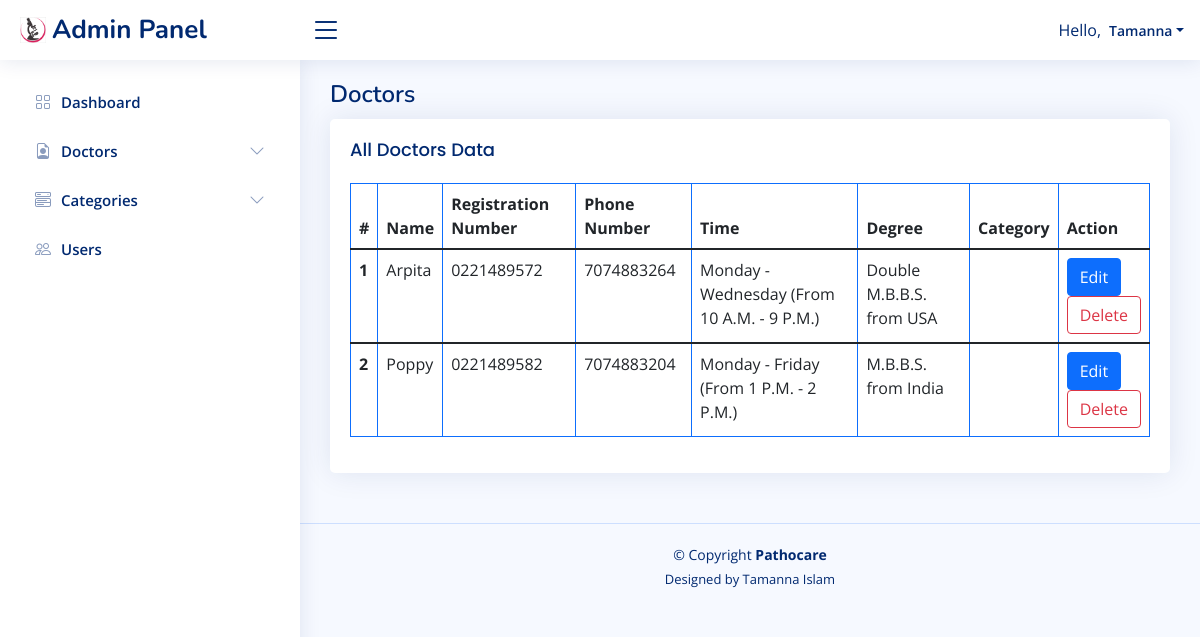
The page /admin/doctors.php on the database as committed earlier.
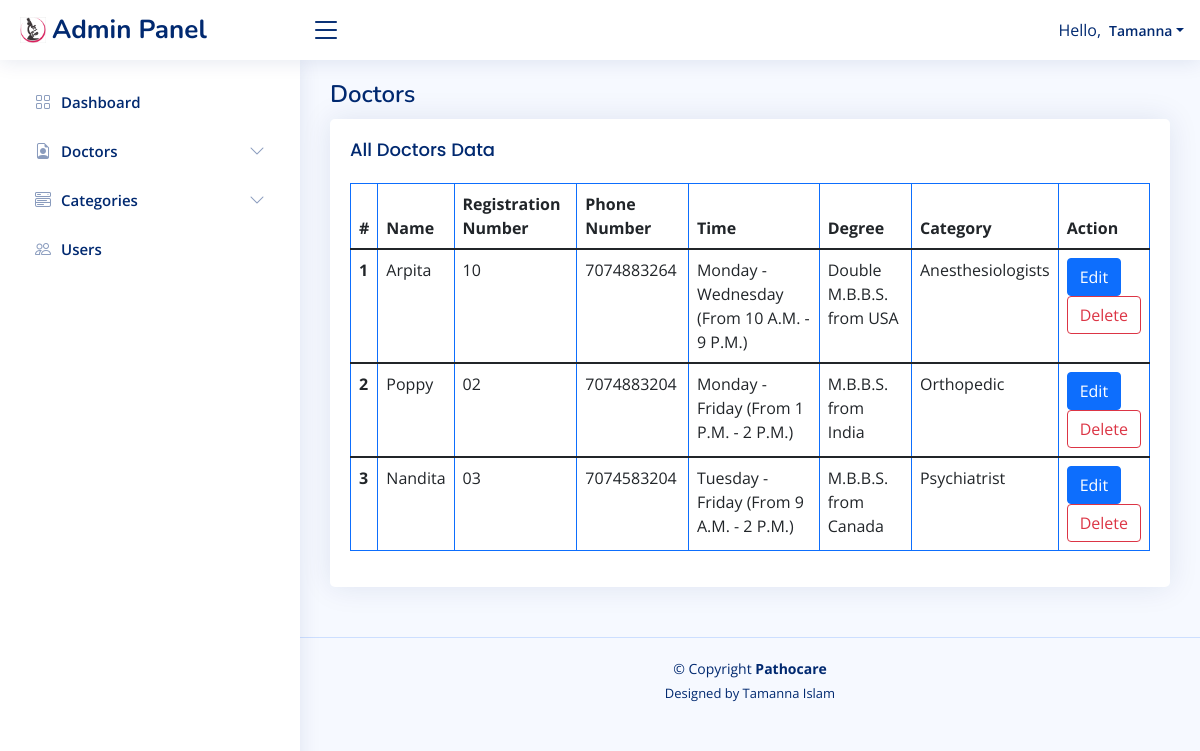
The same page on the database as committed later.
### tables this page shows
CREATE TABLE `doctors` (
  `id` int(5) NOT NULL,
  `name` varchar(250) NOT NULL,
  `registration_number` varchar(250) NOT NULL,
  `phone_number` varchar(250) NOT NULL,
  `time` varchar(250) NOT NULL,
  `degree` varchar(250) NOT NULL,
  `category` varchar(250) NOT NULL
);

CREATE TABLE `categories` (
  `id` int(10) NOT NULL,
  `name` varchar(250) NOT NULL
);

### admin/doctors.php (the view, shortened to what this page needs)
<!DOCTYPE html>
<html lang="en">
<head>
  <?php require_once('header.php'); ?>
  <main id="main" class="main">
    <div class="pagetitle">
      <h1>Doctors</h1>
    </div>
    <section class="section">
      <div class="row">
        <div class="col-lg-12">
          <div class="card">
            <div class="card-body">
              <h5 class="card-title">All Doctors Data</h5>
              <table class="table table-bordered border-primary">
                <thead>
                  <tr>
                    <th scope="col">#</th>
                    <th scope="col">Name</th>
                    <th scope="col">Registration Number</th>
                    <th scope="col">Phone Number</th>
                    <th scope="col">Time</th>
                    <th scope="col">Degree</th>
                    <th scope="col">Category</th>
                    <th scope="col">Action</th>
                  </tr>
                </thead>
                <?php
            $sql="SELECT * FROM doctors";
            $result_doctors=$connect->query($sql);
            if ($result_doctors->num_rows>0) {
              while($ru=$result_doctors->fetch_assoc()):
              ?>
                <tbody>
                  <tr>
                    <th scope="row"><?php echo $ru['id']; ?></th>
                    <td><?php echo $ru['name']; ?></td>
                    <td><?php echo $ru['registration_number']; ?></td>
                    <td><?php echo $ru['phone_number']; ?></td>
                    <td><?php echo $ru['time']; ?></td>
                    <td><?php echo $ru['degree']; ?></td>
                    <td><?php
                    $category = $ru['category'];
                    $sql="SELECT * FROM categories WHERE id='$category'";
                    $result_cat=$connect->query($sql);
                    $row_cat=$result_cat->fetch_assoc();
                    echo $row_cat['name'];
              ?></td>
                    <td>
                    <button type="button" id="doc-update<?php echo $ru['id']; ?>" class="btn btn-primary" data-bs-toggle="modal" data-bs-target="#modalDialogScrollable">Edit</button>
<form id="deleteForm" action="doctors.php" method="POST"><input type="text" name="del_id" id="" value="<?php echo $ru['id']; ?>" hidden><button type="submit" name="delete" class="btn btn-outline-danger">Delete</button></form>
                  </td>
                  </tr>
                </tbody>
                <?php endwhile; ?>
                <?php
                }else{
                 echo "No Data Found!";
                 } ?>
              </table>
            </div>
          </div>
        </div>
      </div>
    </section>
  </main>
  <?php require_once('footer.php'); ?>
  </body>
</html>

Rows that differ between the two databases and show on the page:
changed doctors "Arpita": registration_number "0221489572" → "10"; categories.name (not shown) → "Anesthesiologists"
changed doctors "Poppy": registration_number "0221489582" → "02"; categories.name (not shown) → "Orthopedic"
added doctors: id "3", name "Nandita", registration_number "03", phone_number "7074583204", time "Tuesday - Friday (From 9 A.M. - 2 P.M.)", degree "M.B.B.S. from Canada", categories.name "Psychiatrist"
